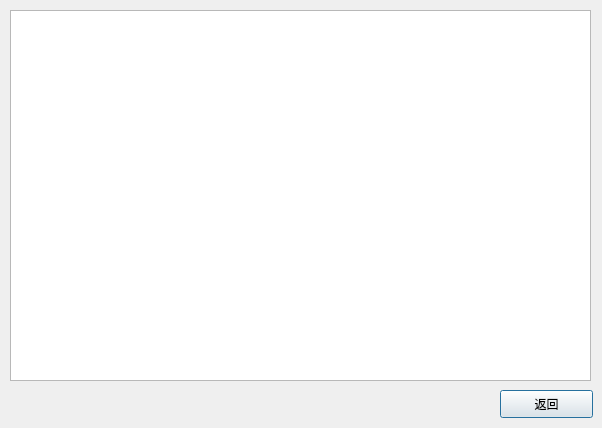
<?xml version="1.0" encoding="UTF-8"?>
<ui version="4.0">
 <class>Buyer_MyPurchase</class>
 <widget class="QDialog" name="Buyer_MyPurchase">
  <property name="geometry">
   <rect>
    <x>0</x>
    <y>0</y>
    <width>602</width>
    <height>428</height>
   </rect>
  </property>
  <property name="windowTitle">
   <string>Dialog</string>
  </property>
  <widget class="QTableView" name="tableView_display">
   <property name="geometry">
    <rect>
     <x>10</x>
     <y>10</y>
     <width>581</width>
     <height>371</height>
    </rect>
   </property>
  </widget>
  <widget class="QPushButton" name="btn_back">
   <property name="geometry">
    <rect>
     <x>500</x>
     <y>390</y>
     <width>93</width>
     <height>28</height>
    </rect>
   </property>
   <property name="text">
    <string>返回</string>
   </property>
  </widget>
 </widget>
 <resources/>
 <connections/>
</ui>
